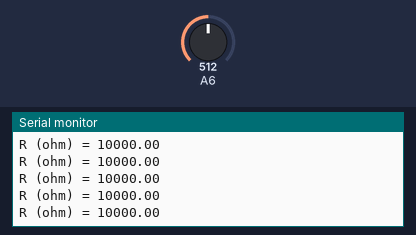
This sketch was run on a simulated Arduino Nano, built with avr-gcc and run on an emulated ATmega328P. Shown: the last lines printed to the serial monitor. Inputs (shaded band) come from the test bench; at power-on: A6 = 512.

Above: at 1.2 s.
1.3 s: A6 set to 498
At 2.0 s:
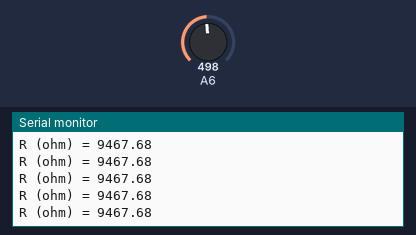
4.3 s: A6 set to 1014
At 5.3 s:
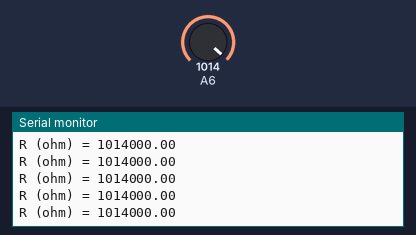
5.8 s: A6 set to 1023
At 6.4 s:
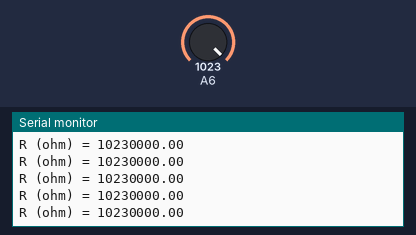
Timing chart, 0 to 8.8 s (numbered marks = the images above; inputs shaded):
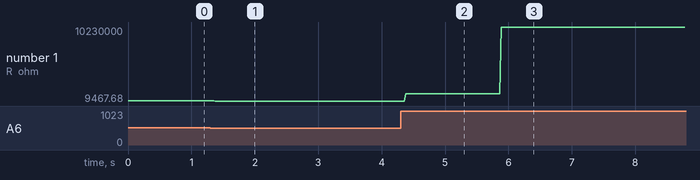

Measured:
- after the input at 1.3 s, the serial monitor: prints a new line after 0.07 s (image 1)
- after the input at 4.3 s, the serial monitor: prints a new line after 0.08 s (image 2)
- after the input at 5.8 s, the serial monitor: prints a new line after 0.09 s (image 3)
- plotted number 1: 10000 → 9467.68 after the input at 1.3 s, 9467.68 → 1014000 after the input at 4.3 s, 1014000 → 10230000 after the input at 5.8 s

The sketch:

SingleFlexCode.ino
```cpp
int Vin=5;
float Vout=0;
float R1=10000;    // Known Resistance
float R2=0;        // Unknown Resistance
int a2d_data=0;
float buffer=0;

void setup()
{
 Serial.begin(9600);
}

void loop()
{
  a2d_data=analogRead(A6);
  if(a2d_data)
  {
    buffer=a2d_data*Vin;
    Vout=(buffer)/1024.0;
    buffer=Vout/(Vin-Vout);
    R2=R1*buffer;

    Serial.print("R (ohm) = ");
    Serial.println(R2);

    //delay(1000);
  }
}
```
